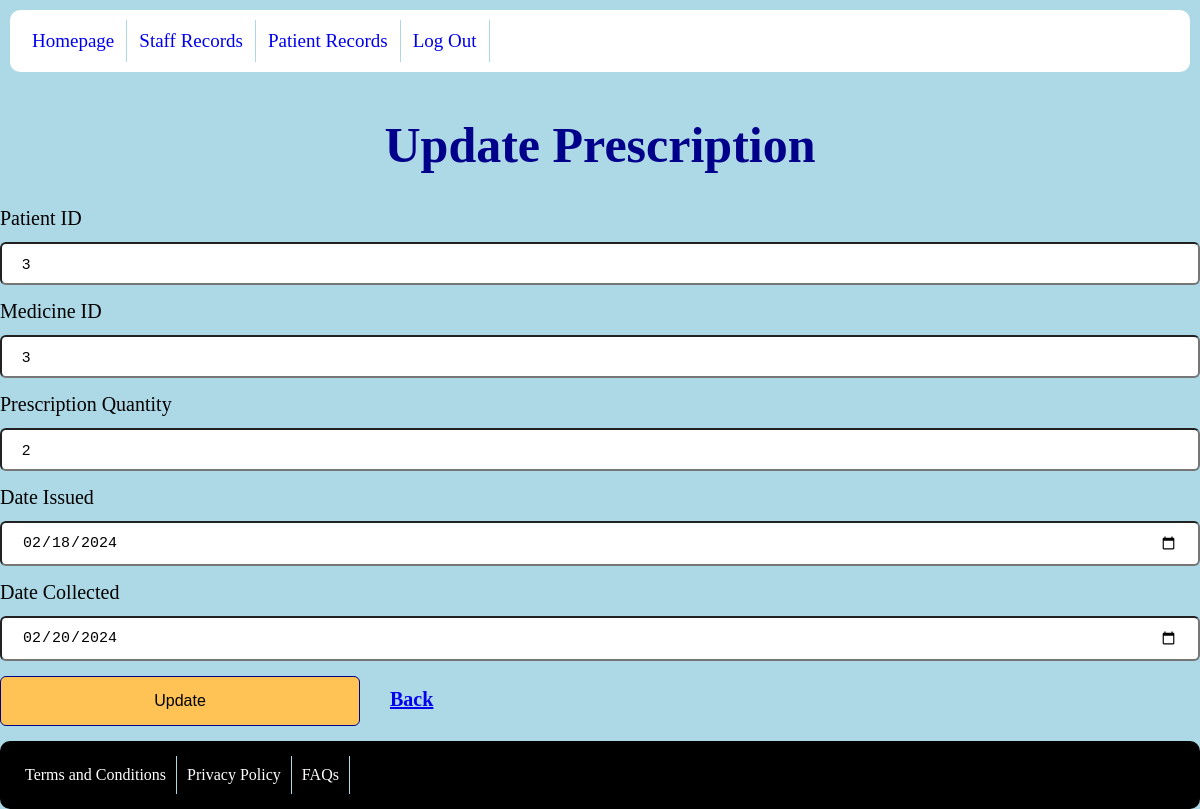
The page /prescription/updatePrescription.php?presid=1 (signed in) on the database its author committed.
### tables this page shows
CREATE TABLE `prescriptions` (
  `prescription_id` int(11) NOT NULL,
  `patient_id` int(11) NOT NULL,
  `medicine_id` int(11) NOT NULL,
  `prescription_quantity` int(11) NOT NULL,
  `date_issued` date NOT NULL,
  `date_collected` date DEFAULT NULL
);

### prescription/updatePrescription.php (the view, shortened to what this page needs)
<!DOCTYPE html>
<html lang="en">
<head>
    <link href="../css/desktop.css" media="only screen and (min-width:720px)" rel="stylesheet" type="text/css">
    <link href="../css/mobile.css" media="only screen and (max-width:720px)" rel="stylesheet" type="text/css">
</head>
<body>
    <div class="container">
        <?php
        include("../includes/header.php");
        $conn = new mysqli(DB_HOST, DB_USER, DB_PASSWORD, DB_NAME);
            $sql = "SELECT * FROM Prescriptions WHERE prescription_id=?";
            $stmt = $conn->prepare($sql);
            $stmt->bind_param("i", $_GET['presid']);
            $stmt->execute();
            $result = $stmt->get_result();
            $arrayResult = [];
            while ($row = $result->fetch_assoc()) {
                $arrayResult[] = $row;
            }
        ?>
        <main>
            <h1>Update Prescription</h1>
            <form method="post">
                <label>Patient ID</label>
                <input type="number" name="pid" value="<?php echo $arrayResult[0]['patient_id']; ?>">
                <label>Medicine ID</label>
                <input type="number" name="mid" value="<?php echo $arrayResult[0]['medicine_id']; ?>">
                <label>Prescription Quantity</label>
                <input type="number" name="presquantity" value="<?php echo $arrayResult[0]['prescription_quantity']; ?>">
                <label>Date Issued</label>
                <input type="date" name="issued" value="<?php echo $arrayResult[0]['date_issued']; ?>">
                <label>Date Collected</label>
                <input type="date" name="collected" value="<?php echo $arrayResult[0]['date_collected']; ?>">
                <input type="submit" name="submit" value="Update"><a href="../prescription/prescriptions.php" class="back-button">Back</a>
            </form>
        </main>
        <?php
            include("../includes/footer.php");
        ?>
    </div>
</body>
</html>

### css/desktop.css (style rules this page uses)
body { background-color: lightblue; margin: 0; display: flex; justify-content: center; align-items: center; }
.container { width:100%; margin: 0 auto; max-width: 1200px; min-width: 600px; display: flex; flex-direction: column; min-height:100vh; min-height:100svh; }
h1 { font-size: 50px; color:darkblue; text-align: center; }
input, select { width: 100%; display:inline-block; padding: 11px 20px; margin-top: 10px; box-sizing: border-box; border-radius: 6px; font-size:15px; }
label { display: block; margin-top: 15px; margin-bottom:2px; font-size:20px; }
button, input[type=submit] { background-color: #FFC355; color: black; border: 1px darkblue solid; border-radius: 6px; padding: 15px 32px; text-align: center; text-decoration: none; display: inline-block; font-size: 16px; cursor: pointer; width:30%; margin-top:15px; margin-bottom:15px; }
form { font-size: 20px; border-radius:20px; }
.back-button { font-weight: bold; padding-left: 30px; }
:root { --delay: 0; --duration: 800ms; --iterations: 1; }

### css/mobile.css (style rules this page uses)
body { background-color: lightblue; margin: 0; display: flex; justify-content: center; align-items: center; }
main { margin:5px; }
h1 { font-size: 40px; color:darkblue; text-align: center; }
.container { width:100%; margin:auto; display: flex; flex-direction: column; min-height:100vh; min-height:100svh; }
input, select { width: 100%; display:inline-block; padding: 11px 20px; margin: 15px 0; box-sizing: border-box; border-radius: 6px; font-size:15px; }
label { display: block; margin-top: 15px; margin-bottom:2px; font-size:20px; }
button, input[type=submit] { background-color: #FFC355; color: black; padding: 14px 20px; border: none; width: 100%; margin-top:15px; margin-bottom:15px; border-radius: 6px; border: 1px darkblue solid; }
input[type=submit] { width: 100%; }
form { font-size: 20px; padding:10px; border-radius:20px; }
.back-button { font-weight: bold; padding-left: 10px; }
:root { --delay: 0; --duration: 800ms; --iterations: 1; }

### rows shown on the page
prescriptions: pid "3", mid "3", presquantity "2", issued "02/18/2024", collected "02/20/2024"

### other values the page prints
$title "Homepage"
$title "Staff Records"
$title "Patient Records"
$title "Log Out"
